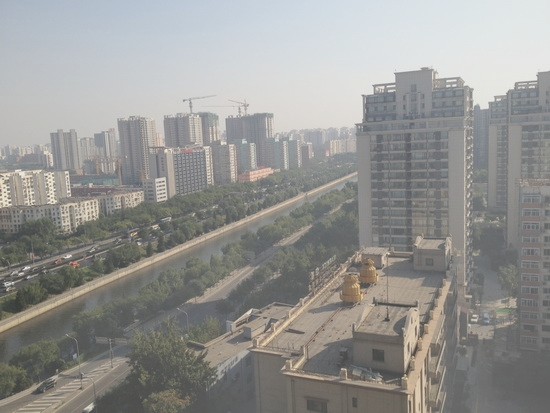
#> input picture image_dehaze-master/image/15.png, 550 x 413 px
$ python Tan.py   (older library calls are emulated)
#> lines starting #> are read from the running program, lines starting #| are printed output that depends on the picture; after the words box and inside, x2 and y2 are one past the last pixel; in counts of white or black regions, pixels touching at a corner belong together
#> further down, img is the input picture: shape (413, 550, 3); mean B, G, R 146.5, 149, 149.3
import cv2
import numpy as np

def enhance_contrast(image, kernel_size=3, scale=1.5):
#> called with kernel_size = 3, scale = 1.5
    gray = cv2.cvtColor(image, cv2.COLOR_BGR2GRAY)
    blurred = cv2.GaussianBlur(gray, (kernel_size, kernel_size), 0)
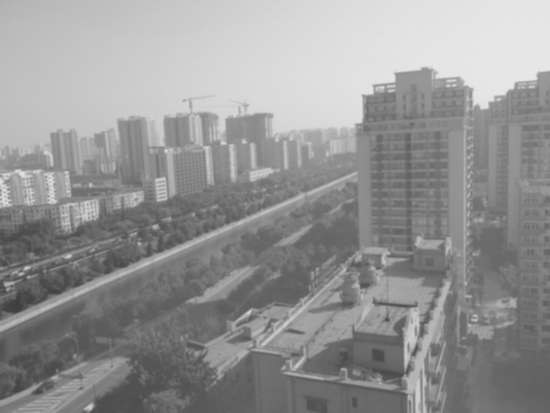
#> blurred: shape (413, 550); min 61, max 231, mean 148.8
    gradient = cv2.Laplacian(blurred, cv2.CV_64F)
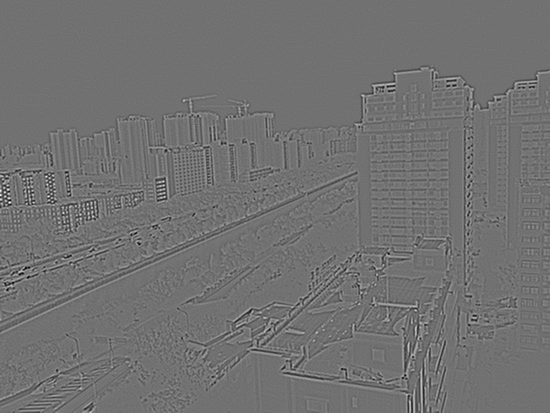
#> gradient: shape (413, 550) float64; min -75, max 93, mean 0; drawn with min black and max white
    gradient_abs = np.absolute(gradient)
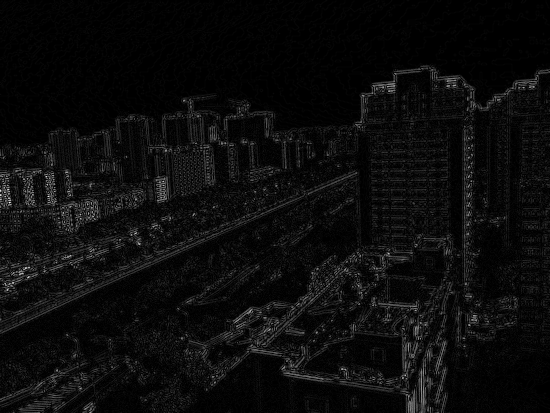
#> gradient_abs: shape (413, 550) float64; min 0, max 93, mean 4.5; drawn with min black and max white
    mask = (gradient_abs > np.percentile(gradient_abs, 90)).astype(np.uint8)
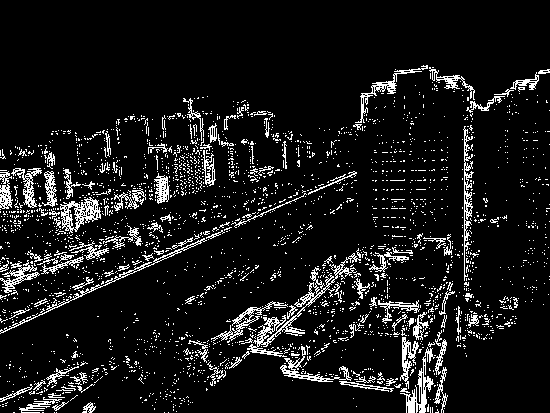
#> mask: shape (413, 550); values 0 (black) and 1 (white), 9.2% white in thin lines or dots, all inside (x1, y1, x2, y2) = (0, 65, 550, 413)
    high_contrast = cv2.addWeighted(image, 1 + scale, image, 0, -50)
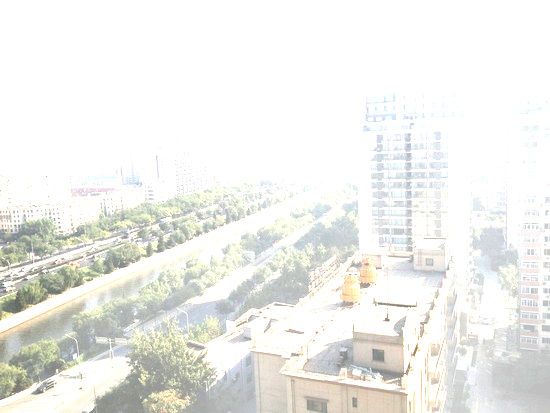
#> high_contrast: shape (413, 550, 3); mean B, G, R 235.2, 238.9, 238.7
    result = np.where(mask[..., np.newaxis] == 1, high_contrast, image)
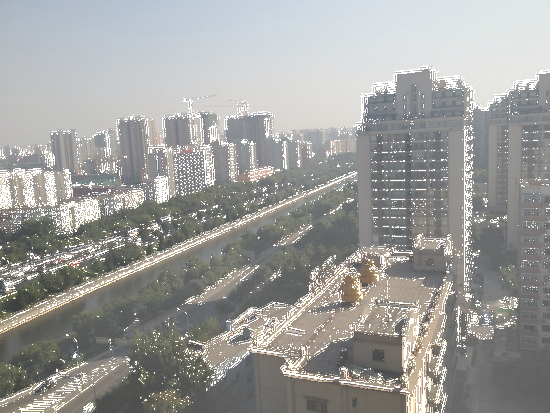
#> result: shape (413, 550, 3); mean B, G, R 155.4, 157.6, 157.6
    return result

if __name__ == '__main__':
    img = cv2.imread('./image/15.png')
    enhanced = enhance_contrast(img)
    cv2.imshow('Original', img)
    cv2.imshow('Contrast Enhanced (Tan)', enhanced)
    cv2.imwrite('./image/Tan_result.png', enhanced)
    cv2.waitKey(0)
    cv2.destroyAllWindows()
